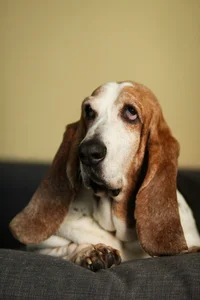
#> input picture media/CACHE/images/groups/1-apostolos-vamvouras-basset-hound/051b00516f786b1de5d7566728ec98c6.webp, 200 x 300 px
$ python -i og_card.py   (imports and definitions only)
#> lines starting #> are read from the running program, lines starting #| are printed output that depends on the picture
"""Branded 1200x630 share card (breed photo + "woof dogs" panel).

Rendered with Pillow from the committed og fonts; called by the
``breed_og_image`` view, which caches the result per photo file.
"""

from pathlib import Path

from django.conf import settings


OG_CARD_TITLE = "woof dogs"
OG_CARD_SUBTITLE = "A little mess, a lot of love"
OG_CARD_FOOTER = "breeds · groups · guides"

OG_CARD_W = 1200
OG_CARD_H = 630
OG_CARD_HALF = 600  # left half: photo; right half: brand panel
OG_CARD_PAD = 44
OG_CARD_GAP1 = 48  # title -> subtitle
OG_CARD_GAP2 = 34  # subtitle -> footer
OG_CARD_SEAM_W = 26  # soft shadow strip at the photo edge


def _og_font(name, size, wght=None):
    """Load a Pillow font from the committed og fonts (repo static/fonts/og).

    ``wght`` sets the weight axis of the Nunito variable font (200–1000).
    """
    from PIL import ImageFont

    path = Path(settings.BASE_DIR) / "static" / "fonts" / "og" / name
    font = ImageFont.truetype(str(path), size)
    if wght is not None:
        font.set_variation_by_axes([wght])
    return font


def build_og_card_bytes(photo_file, credit=None):
    """Render the 1200x630 share card (photo left, brand right) as JPEG bytes.

    Mirrors the homepage hero: photo column (object-fit: cover) on the left,
    "woof dogs" + slogan + footer in the site's fonts and colors on the right.
    When ``credit`` is given, a small "* credit" footnote is drawn below the
    footer.
    """
    from io import BytesIO

    from PIL import Image, ImageChops, ImageDraw, ImageOps

    W, H = OG_CARD_W, OG_CARD_H
    HALF = OG_CARD_HALF
    GREEN = "#028d6a"
    TEXT_DARK = "#22272f"
    GRAY = (134, 137, 143)

    # ---- left: photo, cover-cropped to 600x630 (like .hero-photo) ----
    img = Image.open(photo_file)
#> img is the input picture: PIL image 200x300 RGB; mean R, G, B 133.6, 116, 83.2
    img = ImageOps.exif_transpose(img)
    img = img.convert("RGB")
    pw, ph = img.size
#> pw = 200; ph = 300
    scale = max(HALF / pw, H / ph)
#> scale = 3
    sw, sh = int(pw * scale + 0.5), int(ph * scale + 0.5)
#> sw = 600; sh = 900
    img = img.resize((sw, sh), Image.LANCZOS)
#> img: PIL image 600x900 RGB
    img = img.crop(
        (
            (sw - HALF) // 2,
            (sh - H) // 2,
            (sw - HALF) // 2 + HALF,
            (sh - H) // 2 + H,
        )
    )
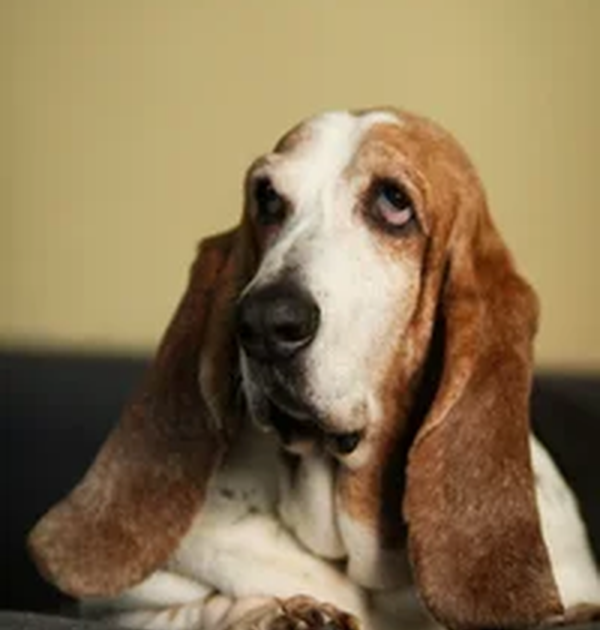
#> img: PIL image 600x630 RGB; mean R, G, B 139.3, 118.6, 85.1

    canvas = Image.new("RGB", (W, H), "#ffffff")
#> canvas: PIL image 1200x630 RGB; every value is 255
    canvas.paste(img, (0, 0))
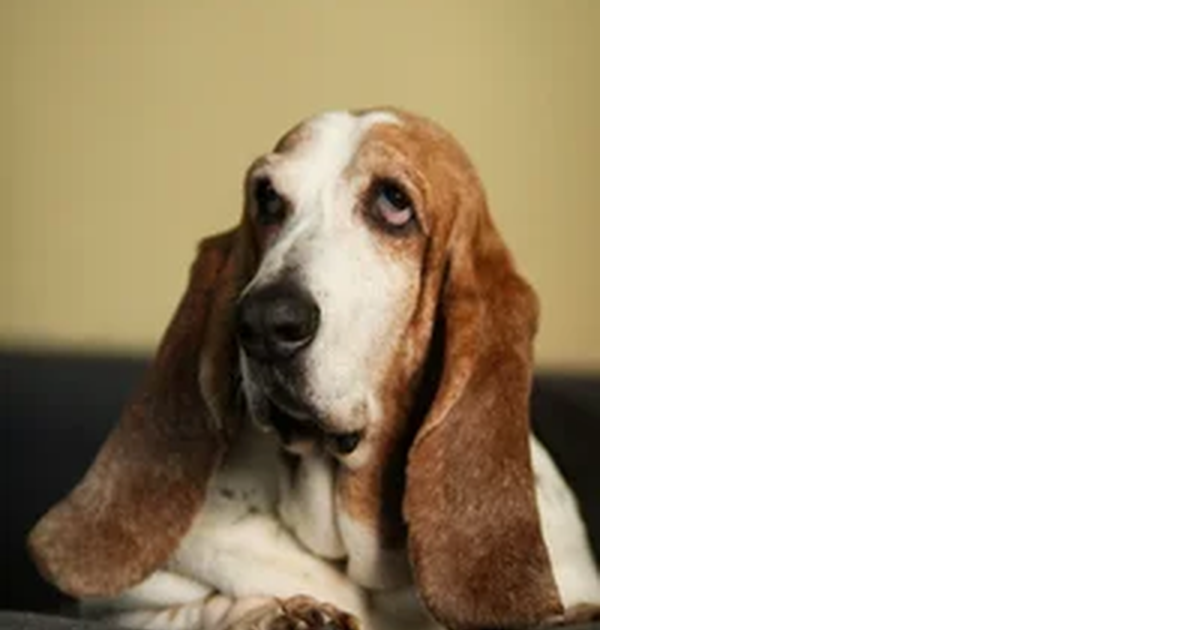
#> canvas: PIL image 1200x630 RGB; mean R, G, B 197.2, 186.8, 170

    # soft shadow at the seam (echoes .hero-photo box-shadow)
    grad = Image.new("L", (OG_CARD_SEAM_W, H), 0)
#> grad: PIL image 26x630 L; every value is 0
    for i in range(OG_CARD_SEAM_W):
        a = int(255 * 0.10 * (1 - i / OG_CARD_SEAM_W) ** 2)
        for y in range(H):
            grad.putpixel((i, y), a)
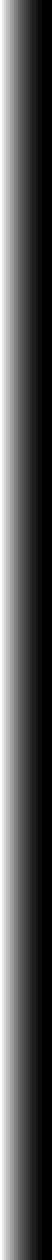
#> grad: PIL image 26x630 L (shown 2 times larger); min 0, max 25, mean 8.5; drawn with min black and max white
    canvas.paste(
        Image.new("RGB", (OG_CARD_SEAM_W, H), (28, 43, 39)),
        (HALF - OG_CARD_SEAM_W, 0),
        grad,
    )

    d = ImageDraw.Draw(canvas)

    def widths_and_total(font, text, tracking):
        ws = [d.textlength(ch, font=font) for ch in text]
        return sum(ws) + tracking * (len(text) - 1), ws

    # title: auto-fit (like the homepage 96px title, proportional tracking)
    size_title = 94
    while size_title >= 70:
        font_title = _og_font("Nunito-Variable.ttf", size_title, wght=600)
        tr = size_title * (7 / 96)
        total_t, widths_t = widths_and_total(font_title, OG_CARD_TITLE, tr)
        if total_t <= HALF - 2 * OG_CARD_PAD:
            break
        size_title -= 2

    font_sub = _og_font("Nunito-Variable.ttf", 30, wght=400)
    sub_tr = 30 * 0.09
    total_s, widths_s = widths_and_total(font_sub, OG_CARD_SUBTITLE, sub_tr)

    font_f = _og_font("Nunito-Variable.ttf", 16, wght=300)
    f_tr = 16 * 0.16
    total_f, widths_f = widths_and_total(font_f, OG_CARD_FOOTER, f_tr)

    credit_line = None
    if credit:
        font_c = _og_font("Nunito-Variable.ttf", 13, wght=300)
        c_tr = 0
        credit_line = f"* {credit}"
        total_c, widths_c = widths_and_total(font_c, credit_line, c_tr)

    def probe_y(font, color, text, tracking):
        probe = Image.new("RGB", (W, H), "#ffffff")
        dd = ImageDraw.Draw(probe)
        x = HALF + OG_CARD_PAD
        for ch, w in [(c, d.textlength(c, font=font)) for c in text]:
            dd.text((x, 0), ch, font=font, fill=color)
            x += w + tracking
        diff = ImageChops.difference(
            probe, Image.new("RGB", probe.size, (255, 255, 255))
        ).convert("L")
        return diff.getbbox()  # (left, top, right, bottom) painted at y=0

    _, t0, _, b0 = probe_y(font_title, GREEN, OG_CARD_TITLE, tr)
    _, ts0, _, bs0 = probe_y(font_sub, TEXT_DARK, OG_CARD_SUBTITLE, sub_tr)
    _, tf0, _, bf0 = probe_y(font_f, GRAY, OG_CARD_FOOTER, f_tr)
    if credit_line:
        _, tc0, _, bc0 = probe_y(font_c, GRAY, credit_line, c_tr)

    block_h = (b0 - t0) + OG_CARD_GAP1 + (bs0 - ts0) + OG_CARD_GAP2 + (bf0 - tf0)
    y_title = (H - block_h) / 2 - t0
    y_sub = y_title + (b0 - t0) + OG_CARD_GAP1 - ts0
    y_footer = y_sub + (bs0 - ts0) + OG_CARD_GAP2 - tf0

    def draw_line(text, widths, tracking, y, font, color):
        x = HALF + OG_CARD_PAD
        for ch, w in zip(text, widths):
            d.text((x, y), ch, font=font, fill=color)
            x += w + tracking

    draw_line(OG_CARD_TITLE, widths_t, tr, y_title, font_title, GREEN)
    draw_line(OG_CARD_SUBTITLE, widths_s, sub_tr, y_sub, font_sub, TEXT_DARK)
    draw_line(OG_CARD_FOOTER, widths_f, f_tr, y_footer, font_f, GRAY)

    # photo credit: small chip pinned to the bottom-left of the photo
    # (mirrors .post-photo-author on the site: translucent, rounded, ~13px)
    if credit_line:
        pad_x, pad_y = 10, 5
        radius = 5
        chip_w = int(total_c + 2 * pad_x)
        chip_h = int((bc0 - tc0) + 2 * pad_y)
        cx = 10
        cy = HALF - chip_h - 10
        chip = Image.new("RGB", (chip_w, chip_h), (28, 43, 39))
        chip_mask = Image.new("L", (chip_w, chip_h), 0)
        ImageDraw.Draw(chip_mask).rounded_rectangle(
            [0, 0, chip_w - 1, chip_h - 1], radius=radius, fill=51
        )
        canvas.paste(chip, (cx, cy), chip_mask)
        y_c = cy + (chip_h - (bc0 - tc0)) / 2 - tc0
        x = cx + pad_x
        for ch, w in zip(credit_line, widths_c):
            d.text((x, y_c), ch, font=font_c, fill=(255, 255, 255))
            x += w + c_tr

    out = BytesIO()
    canvas.save(out, "JPEG", quality=92, optimize=True)
    return out.getvalue()

#> (the run stopped early here; a loop or call above may not have finished)
